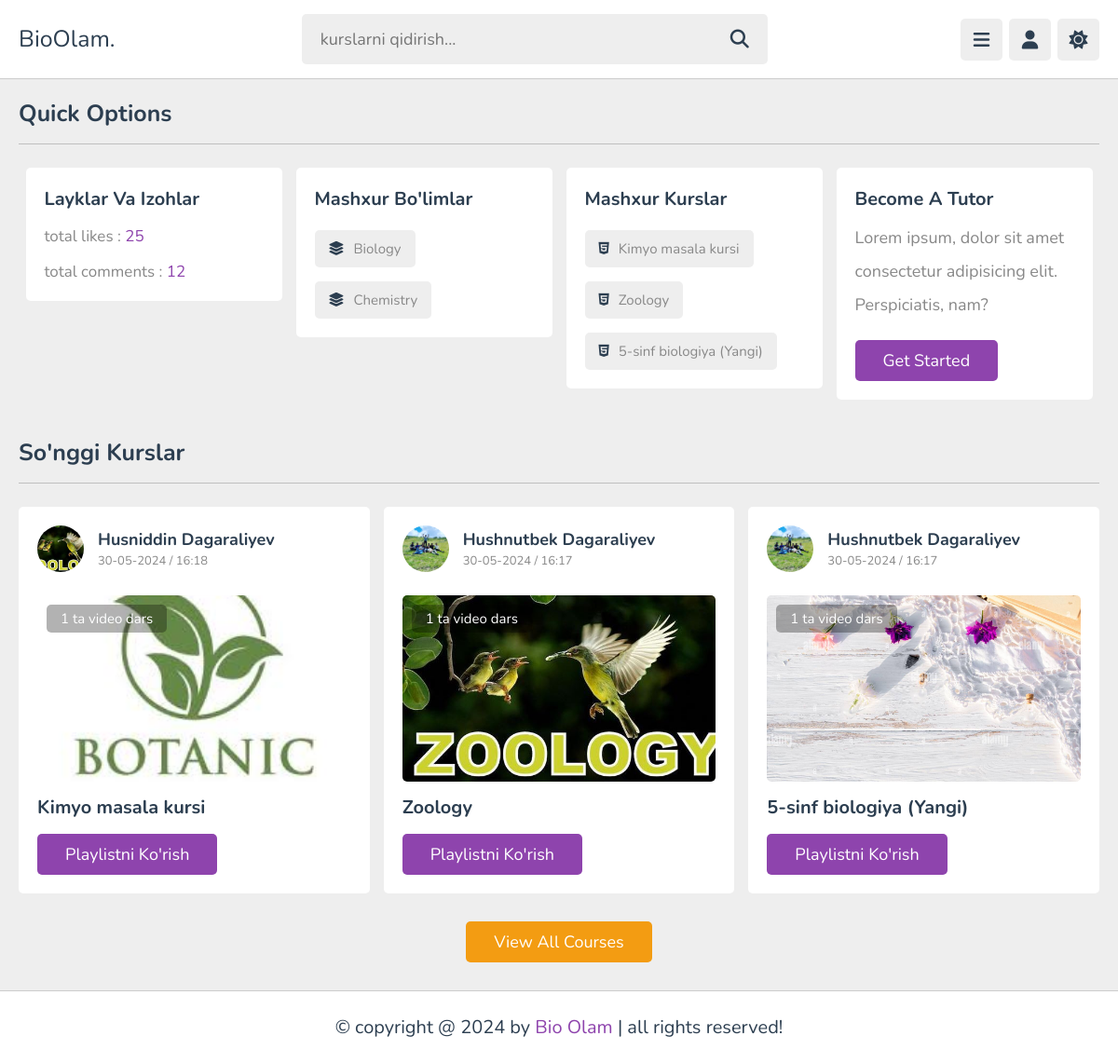
The page / on the database its author committed.
### courses/models.py (models this page shows, shortened)
class Category(models.Model):
    name = models.CharField(max_length=100)
    image = models.ImageField(
        upload_to='category/',
        blank=True,
        null=True
    )
    subcategory_count = models.IntegerField(default=0)

class Subcategory(models.Model):
    category = models.ForeignKey(
        Category,
        on_delete=models.CASCADE,
        related_name='subcategories'
    )
    teacher = models.ForeignKey(
        'users.Teachers',
        on_delete=models.CASCADE,
        related_name='subcategories'
    )
    name = models.CharField(max_length=100)
    descriptions = models.TextField()
    image = models.ImageField(
        upload_to="subcategory/",
        blank=True,
        null=True
    )
    created_at = models.DateTimeField(auto_now_add=True)
    student_count = models.IntegerField(default=0)
    course_duration = models.IntegerField(default=0)
    videos_count = models.IntegerField(default=0)

### users/models.py (models this page shows, shortened)
class Teachers(models.Model):
    class TeacherType(models.TextChoices):
        Other = "Other", "Other"
        Biology = "Biologiya", "Biology"
        Chemistry = "Kimyo", "Chemistry"
        Physics = "Physics", "Physics"
        Math = "Matematika", "Math"
        English = "Ingliz tili", "English"
        History = "Tarix", "History"
        Geography = "Geografiya", "Geography"
        ComputerScience = "Computer Science", "Computer Science"
        Literature = "Adabiyot", "Literature"
        Art = "San'at", "Art"
        Music = "Musiqa", "Music"
    user = models.OneToOneField(
        User,
        on_delete=models.CASCADE,
        related_name='teacher'
    )
    profile = models.ForeignKey(
        Profile,
        on_delete=models.CASCADE,
        related_name='user_teachers',
    )
    teacher_type = models.CharField(
        max_length=200,
        choices=TeacherType.choices,
        default=TeacherType.Other
    )
    bio = models.TextField()
    courses_num = models.IntegerField(default=0)
    videos_num = models.IntegerField(default=0)
    student_num = models.IntegerField(default=0)
    likes_num = models.IntegerField(default=0)
    comments_num = models.IntegerField(default=0)

class Profile(models.Model):
    class Jobs(models.TextChoices):
        Other = "Other", "Other"
        Student = "Student", "Student"
        Teacher = "Teacher", "Teacher"
    user = models.OneToOneField(
        User,
        on_delete=models.CASCADE,
        related_name='profile'
    )
    photo = models.ImageField(
        upload_to='users/',
        blank=True,
        null=True
    )
    date_of_birth = models.DateField(
        null=True,
        blank=True
    )
    job = models.CharField(
        max_length=50,
        choices=Jobs.choices,
        default=Jobs.Other
    )
    saved_playlists = models.ManyToManyField(Subcategory, related_name='saved_by_users', blank=True)
    bio = models.CharField(max_length=200)
    liked_videos_count = models.PositiveIntegerField(default=0)
    comments_count = models.PositiveIntegerField(default=0)

### pages/views.py (the view)
# urls.py: path('', home_page, name='home_page'),
def home_page(request):
    categories = Category.objects.all()
    subcategories = Subcategory.objects.all().order_by('-created_at')[:6]
    context = {
        'categories': categories,
        'subcategories': subcategories
    }
    return render(request, 'home.html', context)

### users/context_processor.py (called while the page is built)
def get_user(request):
    user = request.user
    context = {
        'user': user,
    }
    return context

### templates/home.html (shortened to what this page needs)
{% extends "base.html" %}
{% load static %}
{% block content %}
    <section class="home-grid">
    <h1 class="heading">quick options</h1>
    <div class="box-container">
       <div class="box">
          <h3 class="title">Layklar va izohlar</h3>
          <p class="likes">total likes : <span>25</span></p>
          <p class="likes">total comments : <span>12</span></p>
       </div>
       <div class="box">
          <h3 class="title">Mashxur bo'limlar</h3>
          <div class="flex">
            {% for category in categories  %}
            <a href="#"><i class="fa-solid fa-layer-group"></i><span>{{ category.name }}</span></a>
            {% endfor %}
          </div>
       </div>
       <div class="box">
          <h3 class="title">Mashxur kurslar</h3>
          <div class="flex">
            {% for subcategory in subcategories %}
            <a href="#"><i class="fab fa-html5"></i><span>{{ subcategory.name }}</span></a>
            {% endfor %}
          </div>
       </div>
       <div class="box">
          <h3 class="title">become a tutor</h3>
          <p class="tutor">Lorem ipsum, dolor sit amet consectetur adipisicing elit. Perspiciatis, nam?</p>
          <a href="teachers.html" class="inline-btn">get started</a>
       </div>
    </div>
 </section>
 <section class="courses">
    <h1 class="heading">So'nggi kurslar</h1>
    <div class="box-container">
      {% for subcategory in subcategories %}
      <div class="box">
         <div class="tutor">
            <img src="{{ subcategory.teacher.profile.photo.url }}" alt="">
            <div class="info">
               <h3>{{ subcategory.teacher.user.first_name }} {{ subcategory.teacher.user.last_name }}</h3>
               <span>{{ subcategory.created_at|date:"d-m-Y / H:i" }}</span>
            </div>
         </div>
         <div class="thumb">
            <img src="{{ subcategory.image.url }}" alt="">
            <span>{{ subcategory.videos_count }} ta video dars</span>
         </div>
         <h3 class="title">{{ subcategory.name }}</h3>
         <a href="{% url "playlists_view" subcategory.id %}" class="inline-btn">Playlistni ko'rish</a>
      </div>
       {% endfor %}
    </div>
    <div class="more-btn">
       <a href="{% url "courses_view" %}" class="inline-option-btn">view all courses</a>
    </div>
 </section>
{% endblock content %}

### static/css/style.css (style rules this page uses)
:root { --main-color:#8e44ad; --red:#e74c3c; --orange:#f39c12; --light-color:#888; --light-bg:#eee; --black:#2c3e50; --white:#fff; --border:.1rem solid rgba(0,0,0,.2); }
* { font-family: 'Nunito', sans-serif; margin:0; padding:0; box-sizing: border-box; outline: none; border:none; text-decoration: none; }
html { font-size: 62.5%; overflow-x: hidden; }
body { background-color: var(--light-bg); padding-left: 30rem; }
section { padding:2rem; margin: 0 auto; max-width: 1200px; }
.heading { font-size: 2.5rem; color:var(--black); margin-bottom: 2.5rem; border-bottom: var(--border); padding-bottom: 1.5rem; text-transform: capitalize; }
.inline-btn, .inline-option-btn, .inline-delete-btn, .btn, .delete-btn, .option-btn { border-radius: .5rem; color:#fff; font-size: 1.8rem; cursor: pointer; text-transform: capitalize; padding:1rem 3rem; text-align: center; margin-top: 1rem; }
.inline-btn, .inline-option-btn, .inline-delete-btn { display: inline-block; }
.btn, .inline-btn { background-color: var(--main-color); }
.option-btn, .inline-option-btn { background-color:var(--orange); }
.home-grid .box-container { display: grid; grid-template-columns: repeat(auto-fit, 27.5rem); gap:1.5rem; justify-content: center; align-items: flex-start; }
.home-grid .box-container .box { background-color: var(--white); border-radius: .5rem; padding:2rem; }
.home-grid .box-container .box .title { font-size: 2rem; color: var(--black); text-transform: capitalize; }
.home-grid .box-container .box .flex { display: flex; flex-wrap: wrap; gap: 1.5rem; margin-top: 2rem; }
.home-grid .box-container .flex a { background-color: var(--light-bg); border-radius: .5rem; padding: 1rem 1.5rem; font-size: 1.5rem; }
.home-grid .box-container .flex a i { margin-right: 1rem; color:var(--black); }
.home-grid .box-container .flex a span { color:var(--light-color); }
.home-grid .box-container .tutor { padding: 1rem 0; font-size: 1.8rem; color:var(--light-color); line-height: 2; }
.home-grid .box-container .likes { color:var(--light-color); font-size: 1.7rem; margin-top: 1.5rem; }
.home-grid .box-container .likes span { color:var(--main-color); }
.courses .box-container { display: grid; grid-template-columns: repeat(auto-fit, minmax(30rem, 1fr)); gap:1.5rem; justify-content: center; align-items: flex-start; }
.courses .box-container .box { border-radius: .5rem; background-color: var(--white); padding: 2rem; }
.courses .box-container .box .tutor { display: flex; align-items: center; gap: 1.5rem; margin-bottom: 2.5rem; }
.courses .box-container .box .tutor img { height: 5rem; width: 5rem; border-radius: 50%; object-fit: cover; }
.courses .box-container .box .tutor h3 { font-size: 1.8rem; color: var(--black); margin-bottom: .2rem; }
.courses .box-container .box .tutor span { font-size: 1.3rem; color:var(--light-color); }
.courses .box-container .box .thumb { position: relative; }
.courses .box-container .box .thumb span { position: absolute; top:1rem; left: 1rem; border-radius: .5rem; padding: .5rem 1.5rem; background-color: rgba(0,0,0,.3); color: #fff; font-size: 1.5rem; }
.courses .box-container .box .thumb img { width: 100%; height: 20rem; object-fit: cover; border-radius: .5rem; }
.courses .box-container .box .title { font-size: 2rem; color: var(--black); padding-bottom: .5rem; padding-top: 1rem; }
.courses .more-btn { text-align: center; margin-top: 2rem; }
@media (max-width:1200px) { body { padding-left: 0; } }

### rows shown on the page
Category: name "Biology"
Category: name "Chemistry"
Subcategory: name "Kimyo masala kursi", teacher.profile.photo (picture), teacher.user.first_name "Husniddin", teacher.user.last_name "Dagaraliyev", created_at "30-05-2024 / 16:18", image (picture), videos_count "1"
Subcategory: name "Zoology", teacher.profile.photo (picture), teacher.user.first_name "Hushnutbek", teacher.user.last_name "Dagaraliyev", created_at "30-05-2024 / 16:17", image (picture), videos_count "1"
Subcategory: name "5-sinf biologiya (Yangi)", teacher.profile.photo (picture), teacher.user.first_name "Hushnutbek", teacher.user.last_name "Dagaraliyev", created_at "30-05-2024 / 16:17", image (picture), videos_count "1"
